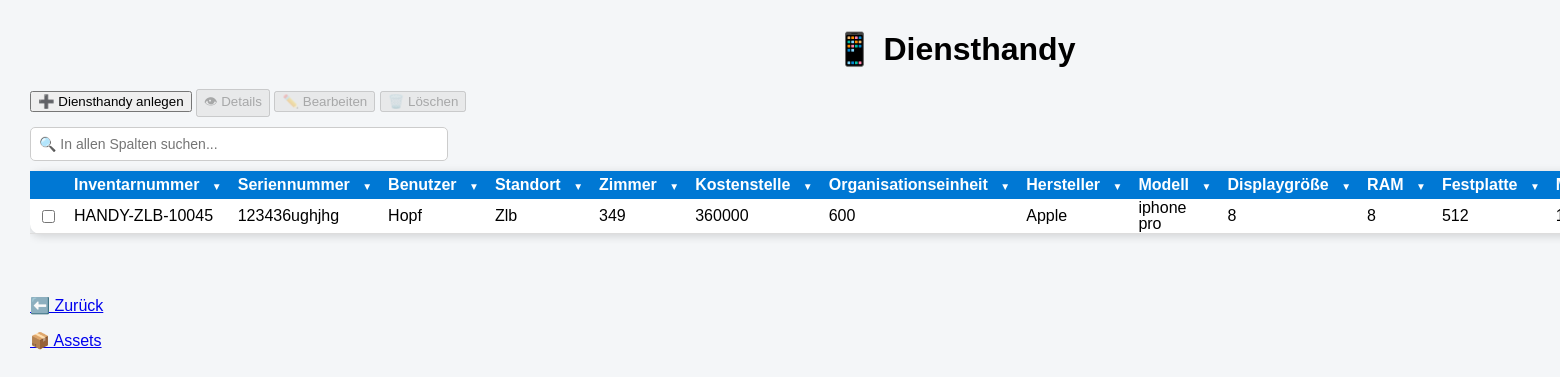
Page /assets/diensthandy on the committed database.
### tables this page shows
CREATE TABLE assets (

    id INTEGER PRIMARY KEY,

    inventarnummer TEXT,
    rechnername TEXT,
    seriennummer TEXT,

    kostenstelle TEXT,
    organisationseinheit TEXT,

    standort TEXT,
    zimmer TEXT,

    anschaffungsdatum TEXT,
    installationsdatum TEXT,

    assettyp TEXT,
    verwendungsart TEXT,

    status TEXT,

    hersteller TEXT,
    modell TEXT,

    mac_adresse TEXT,
    garantie TEXT,

    verwaltungsart TEXT,

    prozessor TEXT,
    kerne_threads TEXT,

    ram TEXT,
    festplatte TEXT,

    betriebssystem TEXT,

    displaygroesse TEXT,
    dockingstation TEXT,

    anlagenummer TEXT,

    mitarbeiter TEXT,

    bemerkung TEXT

, druckertyp TEXT);

### app.py (the view)
@app.route("/assets/diensthandy")
def diensthandys():
    sortierung = request.args.get("sort", "inventarnummer")
    richtung = request.args.get("richtung", "ASC")
    spalte = HANDY_SORT_SPALTEN.get(sortierung, "h.inventarnummer")
    if richtung not in ["ASC", "DESC"]:
        richtung = "ASC"
    with closing(sqlite3.connect("asset_management.db")) as verbindung:
        cursor = verbindung.cursor()
        cursor.execute(f"""
            SELECT h.id, h.inventarnummer, h.seriennummer, h.mitarbeiter,
                   h.standort, h.zimmer, h.kostenstelle, h.organisationseinheit,
                   h.hersteller, h.modell,  h.displaygroesse, h.ram, h.festplatte,
                   h.mac_adresse,
                   h.status, h.garantie, h.anschaffungsdatum, h.bemerkung
            FROM assets h
            WHERE LOWER(h.assettyp) = 'diensthandy'
            ORDER BY {spalte} COLLATE NOCASE {richtung}
        """)
        diensthandys = cursor.fetchall()
    return render_template("diensthandys.html", diensthandys=diensthandys)

### templates/diensthandys.html (shortened to what this page needs)
<!DOCTYPE html>
<html>
<head>
    <link rel="stylesheet"
          href="{{ url_for('static', filename='style.css') }}">
    <link rel="stylesheet"
          href="{{ url_for('static', filename='assets_liste_tables.css') }}">
    <link rel="stylesheet"
          href="{{ url_for('static', filename='dropdowns.css') }}">
</head>
<body>
<div class="container">
    <h1>📱 Diensthandy</h1>
    <div class="toolbar">
        <button onclick="assetAnlegen()">
            ➕ Diensthandy anlegen
        </button>
           <button id="detailsBtn"
                disabled
                onclick="detailsAnzeigen()">
                👁 Details
            </button>
            <button id="bearbeitenBtn"
                disabled
                onclick="assetBearbeiten()">
            ✏️ Bearbeiten
            </button>
            <button id="loeschenBtn"
                disabled
                onclick="popupOeffnen(ausgewaehlteId)">
                🗑️ Löschen
            </button>
    </div>
<div
    style="
         margin-top:10px;
        margin-bottom:0px;
        text-align:left;
    "
>
    <input
        type="text"
        id="globalFilter"
        placeholder="🔍 In allen Spalten suchen..."
        style="
            width:400px;
            padding:8px;
            font-size:14px;
            border:1px solid #ccc;
            border-radius:5px;
        "
>
</div>
    <div style="overflow-x:auto;">
        <table>
            <tr>
                <th></th>
                <th class="dropdown-column">
                    Inventarnummer
                    <span class="dropdown-button">▼</span>
                </th>
                <th class="dropdown-column">
                    Seriennummer
                    <span class="dropdown-button">▼</span>
                </th>
                <th class="dropdown-column">
                    Benutzer
                    <span class="dropdown-button">▼</span>
                </th>
               <th class="dropdown-column">
                    Standort
                    <span class="dropdown-button">▼</span>
                </th>
                <th class="dropdown-column">
                    Zimmer
                    <span class="dropdown-button">▼</span>
                </th>
                <th class="dropdown-column">
                    Kostenstelle
                    <span class="dropdown-button">▼</span>
                </th>
                <th class="dropdown-column">
                    Organisationseinheit
                    <span class="dropdown-button">▼</span>
                </th>
                <th class="dropdown-column">
                    Hersteller
                    <span class="dropdown-button">▼</span>
                </th>
                <th class="dropdown-column">
                    Modell
                    <span class="dropdown-button">▼</span>
                </th>
                <th class="dropdown-column">
                    Displaygröße
                    <span class="dropdown-button">▼</span>
                </th>
                <th class="dropdown-column">
                    RAM
                    <span class="dropdown-button">▼</span>
                </th>
                <th class="dropdown-column">
                    Festplatte
                    <span class="dropdown-button">▼</span>
                </th>
                <th class="dropdown-column">
                </th>
            </tr>
            {% for d in diensthandys %}
            <tr>
               <td><input type="checkbox" class="asset-checkbox" data-id="{{ d[0] }}"></td>
                <td>{{ d[1] }}</td>
                <td>{{ d[2] }}</td>
                <td>{{ d[3] }}</td>
                <td>{{ d[4] }}</td>
                <td>{{ d[5] }}</td>
                <td>{{ d[6] }}</td>
                <td>{{ d[7] }}</td>
                <td>{{ d[8] }}</td>
                <td>{{ d[9] }}</td>
                <td>{{ d[10] or "" }}</td>
                <td>{{ d[11] or "" }}</td>
                <td>{{ d[12] or "" }}</td>
                <td>{{ d[13] or "" }}</td>
                            </tr>
            {% endfor %}
        </table>
    </div>
    <br><br>
    <p><a href="javascript:history.back()">⬅️ Zurück</a></p>
    <p><a href="/assets">📦 Assets</a></p>
</div>
</body>
</html>

### static/style.css (style rules this page uses)
body { font-family: Arial, sans-serif; background-color: #f4f6f8; margin: 30px; }
h1 { text-align: center; }
.container { width: 1850px; margin: auto; }

### static/assets_liste_tables.css (style rules this page uses)
table { width: 90%; margin: 10px 0; border-collapse: collapse; background-color: white; box-shadow: 0 2px 10px rgba(0,0,0,0.15); border-radius: 10px; overflow: visible; font-size: 16px; }
th { background-color: #0078d4; color: white; padding: 5px 8px; text-align: left; }
td { padding: 1px 8px; border-bottom: 1px solid #ddd; line-height: 1; }

### static/dropdowns.css (style rules this page uses)
.dropdown-column { position: relative; white-space: nowrap; }
.dropdown-button { color: white; cursor: pointer; margin-left: 8px; font-size: 10px; }

### rows in the picture
assets: inventarnummer "HANDY-ZLB-10045", seriennummer "123436ughjhg", mitarbeiter "Hopf", standort "Zlb", zimmer "349", kostenstelle "360000", organisationseinheit "600", hersteller "Apple", modell "iphone pro", displaygroesse "8", ram "8", festplatte "512"
